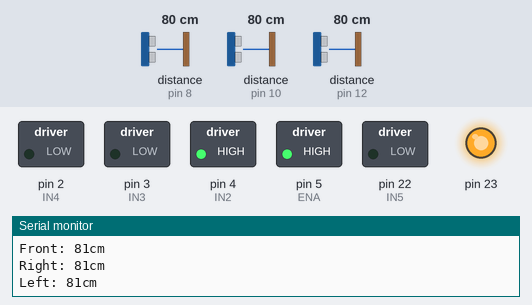
The sketch below on a simulated Arduino Mega 2560, built with avr-gcc and run on an emulated ATmega2560. On the bench: switched loads named in the sketch (green lamp = pin HIGH), output pins drawn as LEDs (lit = HIGH), the last lines printed to the serial monitor. The inputs (shaded band) are chosen by the test bench; at power-on: distance to the obstacle (sensors on pin 12, pin 8, pin 10) 80 cm. The echo pulse lasts 58.3 µs per cm.

Above: at 1.2 s.
1.3 s: distance to the obstacle (sensor on pin 12) set to 2 cm
At 2.7 s:
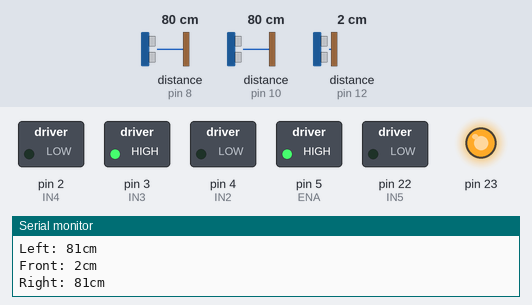
8.8 s: distance to the obstacle (sensor on pin 12) set to 18 cm
At 9.4 s:
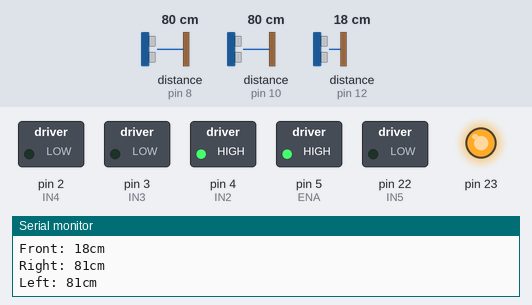
10.3 s: distance to the obstacle (sensor on pin 8) set to 56 cm
11.8 s: distance to the obstacle (sensor on pin 8) set to 61 cm
Timing chart, 0 to 14.3 s (numbered marks = the images above; inputs shaded):
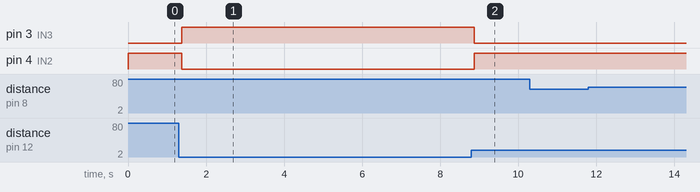

Measured:
- after the input at 1.3 s, pin 3 (IN3): LOW → HIGH after 0.07 s; pin 4 (IN2): HIGH → LOW after 0.07 s
- after the input at 8.8 s, pin 3 (IN3): HIGH → LOW after 0.07 s; pin 4 (IN2): LOW → HIGH after 0.07 s

The sketch:

module_2_open_challenge_v2.ino
```cpp
#include <NewPing.h>

// Ultrasonic sensors
#define FRONT_T 13              // Trigger pin of the front ultrasonic sensor
#define FRONT_E 12              // Echo pin of the front ultrasonic sensor
#define RIGHT_T 11              // Trigger pin of the right ultrasonic sensor
#define RIGHT_E 10              // Echo pin of the right ultrasonic sensor
#define LEFT_T   9              // Trigger pin of the left ultrasonic sensor
#define LEFT_E   8              // Echo pin of the left ultrasonic sensor

// Motor driver pins
#define ENA      5              // Enable pin for the steering motor
#define IN2      4              // Pin1 of the steering motor
#define IN3      3              // Pin2 of the steering motor
#define ENB     23              // Enable pin for the driving motor
#define IN4      2              // Pin1 of the driving motor
#define IN5     22              // Pin2 of the driving motor

// Constants
#define NORMAL_DRIVE_POWER  255 // Power for normal driving operations
#define TURNING_DRIVE_POWER 255 // Power for driving motor when the vehicle is turning
#define STEERING_POWER      255 // Power for the steering motor
#define MIN_DIST_FROM_WALL   60 // Minimum allowed distance from wall(in cm)
#define TURN_DURATION_BASE  200 // Base value used as the duration for which the vehicle will turn.
                                // Will be multiplied by "turn duration factor" when turning.
#define MAX_DIST            300 // Maximum distance from any wall(in cm)
#define LR_ERROR_MARGIN       2 // Error margin while aligning the vehicle in the center among the right and left walls(in cm)
#define TURN_STEERING_STOP_DELAY 400 // The delay which is required for the vehicle to be in perfect position after turn(in ms)
#define CRASH_THRES          10 // Distance that's counted as crashing(in cm)


#define PRINT_DISTANCE(IDENT, SENSOR) \
  Serial.print(#IDENT); \
  Serial.print(": "); \
  Serial.print(SENSOR.ping_cm()); \
  Serial.println("cm"); \

int     turns = 0;              // Amount of turns the vehicle has completed
NewPing front_sensor(FRONT_T, FRONT_E, MAX_DIST);
NewPing right_sensor(RIGHT_T, RIGHT_E, MAX_DIST);
NewPing left_sensor(LEFT_T, LEFT_E, MAX_DIST);

void drive_forward() {
  digitalWrite(IN2, HIGH);
  digitalWrite(IN3, LOW);
}

void drive_backward() {
  digitalWrite(IN2, LOW);
  digitalWrite(IN3, HIGH);
}

void stop_driving() {
  digitalWrite(IN2, LOW);
  digitalWrite(IN3, LOW);
}

void steer_left() {
  digitalWrite(IN4, HIGH);
  digitalWrite(IN5, LOW);
}

void steer_right() {
  digitalWrite(IN4, LOW);
  digitalWrite(IN5, HIGH);
}

void stop_steering() {
  digitalWrite(IN4, LOW);
  digitalWrite(IN5, LOW);
}

void set_power(int power) {
  analogWrite(ENA, power);
}

int ping_cm(NewPing sensor) {
  int res = 0;
  int c = 5;
  while(c--) res = max(res, sensor.ping_cm());
  if (res == 0) res = 300;
  return res;
}

// Sets up motor located at given pins and sets given power(0-255) to the motor
void set_up_motor(int en, int in1, int in2, int power) {
  pinMode(en, OUTPUT);
  pinMode(in1, OUTPUT);
  pinMode(in2, OUTPUT);

  analogWrite(en, power);
}

void setup() {
  // Set baud rate as 9600 for Serial communication(mainly for debug purpose)
  Serial.begin(9600);
  Serial.println("٩(◕‿◕｡)۶ Konichiwaaaa");

  // Set up the steering motor and the driving motor
  set_up_motor(ENA, IN2, IN3, NORMAL_DRIVE_POWER);
  set_up_motor(ENB, IN4, IN5, STEERING_POWER);

  drive_forward();
}

void loop() {
  // Each lap consists of 4 turns(the track is rectangular). So 3 laps consists of 12 turns
//  if (turns == 12) {
//    Serial.println("(ﾉ◕ヮ◕)ﾉ*:･ﾟ✧ 3 laps done");
//    stop_driving();
//    while (1) {}
//  }
  PRINT_DISTANCE(Front, front_sensor);
  PRINT_DISTANCE(Right, right_sensor);
  PRINT_DISTANCE(Left, left_sensor);

  if (ping_cm(front_sensor) < CRASH_THRES) {
    drive_backward();
  } else if (ping_cm(front_sensor) > CRASH_THRES) {
    drive_forward();
  } else if (ping_cm(front_sensor) < MIN_DIST_FROM_WALL) {
    if (ping_cm(left_sensor) < ping_cm(right_sensor)) {
      steer_right();
    } else {
      steer_left();
    }
  } else if (abs(ping_cm(left_sensor) - ping_cm(right_sensor)) > LR_ERROR_MARGIN) {
    if (ping_cm(left_sensor) < ping_cm(right_sensor)) {
      steer_right();
    } else {
      steer_left();
    }
  } else {
    stop_steering();
  }

  delay(50);
}
```
